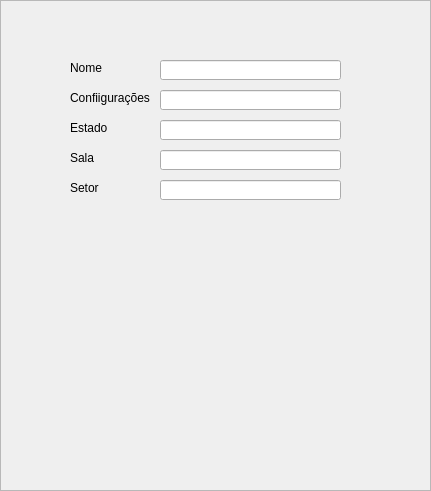
       <widget class="QFrame" name="frameComputadores">
        <property name="geometry">
         <rect>
          <x>860</x>
          <y>10</y>
          <width>431</width>
          <height>491</height>
         </rect>
        </property>
        <property name="frameShape">
         <enum>QFrame::StyledPanel</enum>
        </property>
        <property name="frameShadow">
         <enum>QFrame::Raised</enum>
        </property>
        <widget class="QLineEdit" name="txtComNome">
         <property name="geometry">
          <rect>
           <x>160</x>
           <y>60</y>
           <width>181</width>
           <height>20</height>
          </rect>
         </property>
        </widget>
        <widget class="QLineEdit" name="txtComSetor">
         <property name="geometry">
          <rect>
           <x>160</x>
           <y>180</y>
           <width>181</width>
           <height>20</height>
          </rect>
         </property>
        </widget>
        <widget class="QLineEdit" name="txtComEstado">
         <property name="geometry">
          <rect>
           <x>160</x>
           <y>120</y>
           <width>181</width>
           <height>20</height>
          </rect>
         </property>
        </widget>
        <widget class="QLineEdit" name="txtComConf">
         <property name="geometry">
          <rect>
           <x>160</x>
           <y>90</y>
           <width>181</width>
           <height>20</height>
          </rect>
         </property>
        </widget>
        <widget class="QLineEdit" name="txtComSala">
         <property name="geometry">
          <rect>
           <x>160</x>
           <y>150</y>
           <width>181</width>
           <height>20</height>
          </rect>
         </property>
        </widget>
        <widget class="QLabel" name="labComNome">
         <property name="geometry">
          <rect>
           <x>70</x>
           <y>60</y>
           <width>91</width>
           <height>16</height>
          </rect>
         </property>
         <property name="text">
          <string>Nome</string>
         </property>
        </widget>
        <widget class="QLabel" name="labComConf">
         <property name="geometry">
          <rect>
           <x>70</x>
           <y>90</y>
           <width>91</width>
           <height>16</height>
          </rect>
         </property>
         <property name="text">
          <string>Confiigurações</string>
         </property>
        </widget>
        <widget class="QLabel" name="labComEstado">
         <property name="geometry">
          <rect>
           <x>70</x>
           <y>120</y>
           <width>91</width>
           <height>16</height>
          </rect>
         </property>
         <property name="text">
          <string>Estado</string>
         </property>
        </widget>
        <widget class="QLabel" name="labComSala">
         <property name="geometry">
          <rect>
           <x>70</x>
           <y>150</y>
           <width>91</width>
           <height>16</height>
          </rect>
         </property>
         <property name="text">
          <string>Sala</string>
         </property>
        </widget>
        <widget class="QLabel" name="labComSetor">
         <property name="geometry">
          <rect>
           <x>70</x>
           <y>180</y>
           <width>91</width>
           <height>16</height>
          </rect>
         </property>
         <property name="text">
          <string>Setor</string>
         </property>
        </widget>
       </widget>
